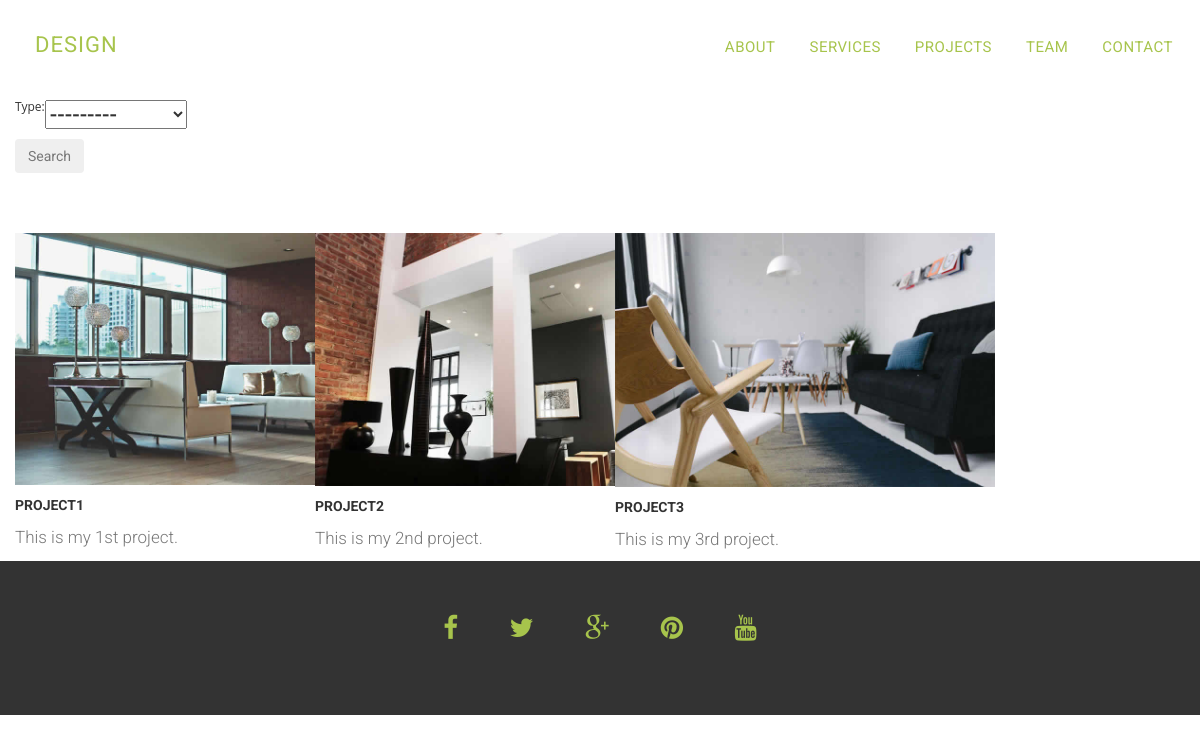
/projects/, run on the app's committed database.
### project/models.py (models this page shows, shortened)
class Project(models.Model):
	title = models.CharField(max_length=50)
	TYPE = (
		('Office', 'Office'),
		('Residential', 'Residential'),
		('Commercial', 'Commercial')
	)
	type =models.CharField(max_length=50, null= True, choices= TYPE)
	description = models.CharField(max_length=220)
	image = models.ImageField(upload_to='images')
	def get_absolute_url(self):
		return reverse('project:project_detail', kwargs={
			'project_id': self.id
        })

### project/views.py (the view)
# urls.py: path('', views.all_projects, name= 'all_projects' ),
def all_projects(request):
	projects = Project.objects.all()
	filtered = ProjectFilter(request.GET, queryset=projects)
	projects = filtered.qs
	context = {
		'projects': projects,
		'filtered': filtered
	}
	return render(request, 'all_projects.html', context)

### templates/all_projects.html
{% extends 'base.html' %}
{% block content %} <br><br><br><br>
<div class="container-fluid">
<form method="get">
	<h3>{{ filtered.form }}</h3>
	<button class="btn btn-secondary" type="submit" >Search</button>
</form>
</div>
<br><br><br>
<div class="container-fluid">
	<div class="row">
	{% for project in projects %}
		<div class="col-md-3">
			<div class="card">
			  	<img class="card-img-top"  style="width: 38rem;" src="{{ project.image.url }}" alt="Card image cap">
			  	<div class="card-body">
			    	<a href="{{ project.get_absolute_url }}"><h5 class="card-title">{{ project.title }}</h5></a>
			    	<p class="card-text">{{ project.description }}</p>
			  	</div>
			</div>
		</div>
	{% endfor %}
	</div>
</div>
{% endblock %}

### templates/base.html (shortened to what this page needs)
<!DOCTYPE html>
{% load static %}
<html lang="en">
<head>
	{% include 'head.html' %}
</head>
<body id="page-top" data-spy="scroll" data-target=".navbar-fixed-top">
	{% include 'nav.html' %}
	{% block content %}
	{% endblock %}
	{% include 'footer.html' %}
</body>
</html>

### templates/head.html (shortened to what this page needs)
{% load static %}
        <link rel="stylesheet" type="text/css"  href="{% static 'css/bootstrap.css' %}">
        <link rel="stylesheet" type="text/css" href="{% static 'fonts/font-awesome/css/font-awesome.css' %}">
        <link rel="stylesheet" type="text/css"  href="{% static 'css/style.css' %}">
        <link rel="stylesheet" type="text/css" href="{% static 'css/nivo-lightbox/nivo-lightbox.css' %}">
        <link rel="stylesheet" type="text/css" href="{% static 'css/nivo-lightbox/default.css' %}">

### templates/nav.html (shortened to what this page needs)
{% load static %}
<nav id="menu" class="navbar navbar-default navbar-fixed-top">
    <div class="container">
            <div class="navbar-header">
              <a class="navbar-brand page-scroll" href="{% url 'index' %}">Design</a>
            </div>
            <div class="collapse navbar-collapse" id="bs-example-navbar-collapse-1">
              <ul class="nav navbar-nav navbar-right">
                <li><a href="#about" class="page-scroll">About</a></li>
                <li><a href="#services" class="page-scroll">Services</a></li>
                <li><a href="{% url 'project:all_projects' %}" class="page-scroll">Projects</a></li>
                <li><a href="#team" class="page-scroll">Team</a></li>
                <li><a href="#contact" class="page-scroll">Contact</a></li>
              </ul>
            </div>
    </div>
</nav>

### templates/footer.html
{% load static %}
<div id="footer">
          <div class="container text-center">
            <div class="social">
              <ul>
                <li><a href="#"><i class="fa fa-facebook"></i></a></li>
                <li><a href="#"><i class="fa fa-twitter"></i></a></li>
                <li><a href="#"><i class="fa fa-google-plus"></i></a></li>
                <li><a href="#"><i class="fa fa-pinterest"></i></a></li>
                <li><a href="#"><i class="fa fa-youtube"></i></a></li>
              </ul>
            </div>
          </div>
        </div>

### templates/scripts.html (shortened to what this page needs)
{% load static %}

### static/css/style.css (style rules this page uses)
body, html { font-family: 'Roboto', sans-serif; text-rendering: optimizeLegibility !important; -webkit-font-smoothing: antialiased !important; color: #777; font-weight: 300; width: 100% !important; height: 100% !important; }
h3 { font-size: 22px; font-weight: 500; color: #333; }
h5 { text-transform: uppercase; font-weight: 700; line-height: 20px; }
p { font-size: 17px; }
a { color: #333; font-weight: 400; }
ul, ol { list-style: none; }
ul, ol { padding: 0; webkit-padding: 0; moz-padding: 0; }
#menu { padding: 20px; transition: all 0.8s; }
#menu.navbar-default { background-color: rgba(248, 248, 248, 0); border-color: rgba(231, 231, 231, 0); }
#menu a.navbar-brand { font-size: 22px; color: #a7c44c; font-weight: 400; text-transform: uppercase; letter-spacing: 1px; }
#menu.navbar-default .navbar-nav > li > a { text-transform: uppercase; color: #a7c44c; font-weight: 400; font-size: 15px; padding: 5px 0; border: 2px solid transparent; letter-spacing: 0.5px; margin: 10px 15px 0 15px; }
label { font-size: 12px; font-weight: 400; font-family: 'Open Sans', sans-serif; float: left; }
#footer { background: #333; padding: 50px 0 20px 0; }
#footer .social { margin-bottom: 50px; }
#footer .social ul li { display: inline-block; margin: 0 20px; }
#footer .social i.fa { font-size: 26px; padding: 4px; color: #a7c44c; transition: all 0.3s; }
#footer a { color: #999; }

### data on the page
Project: image (picture), title "PROJECT1", description "This is my 1st project."
Project: image (picture), title "PROJECT2", description "This is my 2nd project."
Project: image (picture), title "PROJECT3", description "This is my 3rd project."
